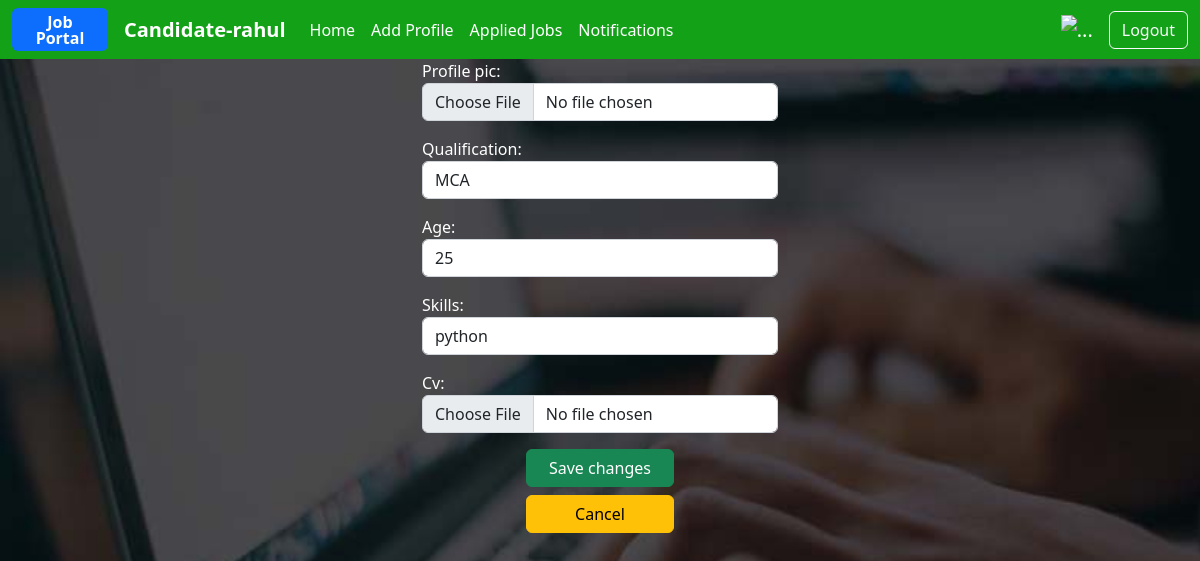
The page /candidate/profiles/change1 (signed in) on the database its author committed.
### users/models.py (models this page shows, shortened)
class User(AbstractUser):
    phone=models.CharField(max_length=12)
    options=(
        ("employer","employer"),
        ("candidate","candidate")
    )
    role=models.CharField(max_length=12,choices=options,default="candidate")

### candidate/models.py (models this page shows)
class CandidateProfile(models.Model):
    user=models.OneToOneField(User,on_delete=models.CASCADE,related_name="candidates")
    profile_pic=models.ImageField(upload_to='profile')
    qualification=models.CharField(max_length=120)
    age=models.PositiveIntegerField(default=17)
    skills=models.CharField(max_length=120,null=True)
    cv=models.FileField(upload_to="cvs",null=True)

### candidate/views.py (the view, shortened to what this page needs)
# urls.py: path("profiles/change<int:id>",views.CandidateProfileEditView.as_view(),name="cand-editprofile"),
@method_decorator(signin_required,name="dispatch")
class CandidateProfileEditView(UpdateView):
    model = CandidateProfile
    form_class = CandidateProfileForm
    template_name = "cand-editprofile.html"
    success_url = reverse_lazy("cand-home")
    pk_url_kwarg = "id"

### candidate/forms.py
class CandidateProfileForm(forms.ModelForm):
    class Meta:
        model=CandidateProfile
        exclude=("user",)
        widgets = {
            "profile_pic": forms.FileInput(attrs={"class": "form-control"}),
            "qualification": forms.TextInput(attrs={"class": "form-control"}),
            "age": forms.TextInput(attrs={"class": "form-control"}),
            "skills": forms.TextInput(attrs={"class": "form-control"}),
            "cv": forms.FileInput(attrs={"class": "form-control"})
        }

### candidate/templates/cand-editprofile.html (shortened to what this page needs)
{%extends 'cand-base.html'%}
{%block body_block%}
<div class="container">
    <div class="row">
        <div class="col-4"></div>
        <div class="col-4">
            <form class="f1" action="" method="post" enctype="multipart/form-data">
                {{form.as_p}}
                <div class="vstack gap-2 col-md-5 mx-auto">
                    <button type="submit" class="btn btn-success">Save changes</button>
                    <a href="{%url 'cand-detailprofile'%}" class="btn btn-warning mb-2">Cancel</a>
                </div>
            </form>
        </div>
        <div class="col-4"></div>
    </div>
</div>
{%endblock%}

### candidate/templates/cand-base.html (shortened to what this page needs)
<!DOCTYPE html>
{%load static%}
<html lang="en">
<head>
    <link href="https://cdn.jsdelivr.net/npm/bootstrap@5.2.0-beta1/dist/css/bootstrap.min.css" rel="stylesheet"
>
    <link rel="stylesheet" href="{%static 'css/userstyle.css'%}">
</head>
<body>
<nav class="navbar navbar-expand-lg navbar-dark" >
    <div class="container-fluid">
        <div class="badge bg-d text-wrap fs-6 text-bg-primary me-3" style="width: 6rem;">
            Job Portal
        </div>
        <a class="navbar-brand fw-bold" href="#">Candidate-{{request.user}}</a>
        <div class="collapse navbar-collapse" id="navbarSupportedContent">
            <ul class="navbar-nav me-auto mb-2 mb-lg-0">
                <li class="nav-item">
                    <a class="nav-link active " aria-current="page" href="{%url 'cand-home'%}">Home</a>
                </li>
                {%if request.user.candidates%}
                <li class="nav-item">
                    <a class="nav-link active" aria-current="page" href="{%url 'cand-detailprofile'%}">Profile</a>
                </li>
                {%else%}
                <li class="nav-item">
                    <a class="nav-link active" aria-current="page" href="{%url 'cand-addprofile'%}">Add Profile</a>
                </li>
                {%endif%}
                <li class="nav-item">
                    <a class="nav-link active" aria-current="page" href="{%url 'cand-appliedjobs' %}">Applied Jobs</a>
                </li>
                <li class="nav-item">
                    <a class="nav-link active" aria-current="page" href="{%url 'cand-acceptjob' %}">Notifications</a>
                </li>
            </ul>
            <a class="navbar-brand" href=""><img src="{{request.user.candidates.profile_pic.url}}" height="35px"
                                             width="35px" alt="..."></a>
            <a class="btn btn-outline-light" aria-current="page" href="{%url 'signout'%}">Logout</a>
        </div>
    </div>
</nav>
{%block body_block%}
{%endblock%}
</body>
</html>

### users/static/css/userstyle.css (style rules this page uses)
body { background: url('/static/images/jobedit.jpg'); background-size: 1537px 900px; background-repeat: no-repeat; background-attachment: fixed; }

### candidate/templates/cand-base.html (style rules this page uses)
.navbar { background-color: #13a118; }
.f1 { color:white; }

### rows shown on the page
User: user "rahul"
CandidateProfile: qualification "MCA", age "25", skills "python"
